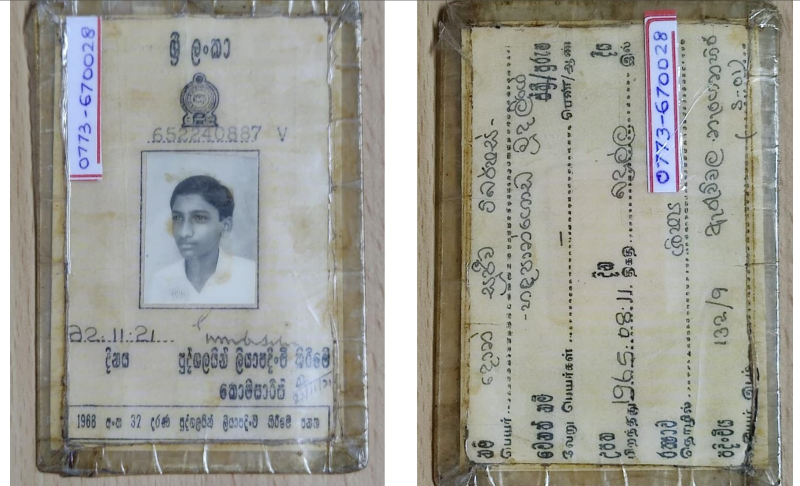
#> input picture .ocr-audit/documents__stakeholder-info__front_652240887V.jpeg, 1600 x 972 px (shown at 1/2 size)
$ python rotate_id.py
#> lines starting #> are read from the running program, lines starting #| are printed output that depends on the picture
from pathlib import Path
import sys

sys.path.insert(0, str(Path(__file__).parent / "pydeps"))
from PIL import Image

root = Path(__file__).parent
source = root / "documents__stakeholder-info__front_652240887V.jpeg"
image = Image.open(source)
#> image is the input picture: PIL image 1600x972 RGB; mean R, G, B 157.9, 157.7, 150.5
image.rotate(270, expand=True).save(root / "front_652240887V_rotated.png")
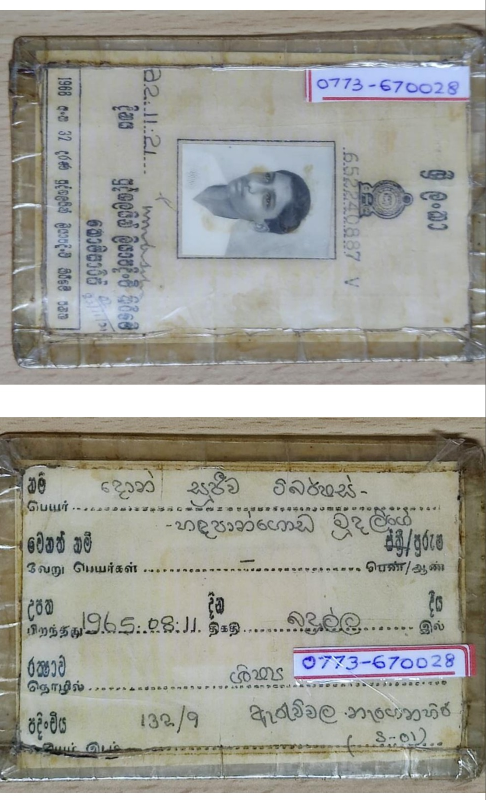
#> saved as front_652240887V_rotated.png: PIL image 972x1600 RGB (shown at 1/2 size); mean R, G, B 157.9, 157.7, 150.5
